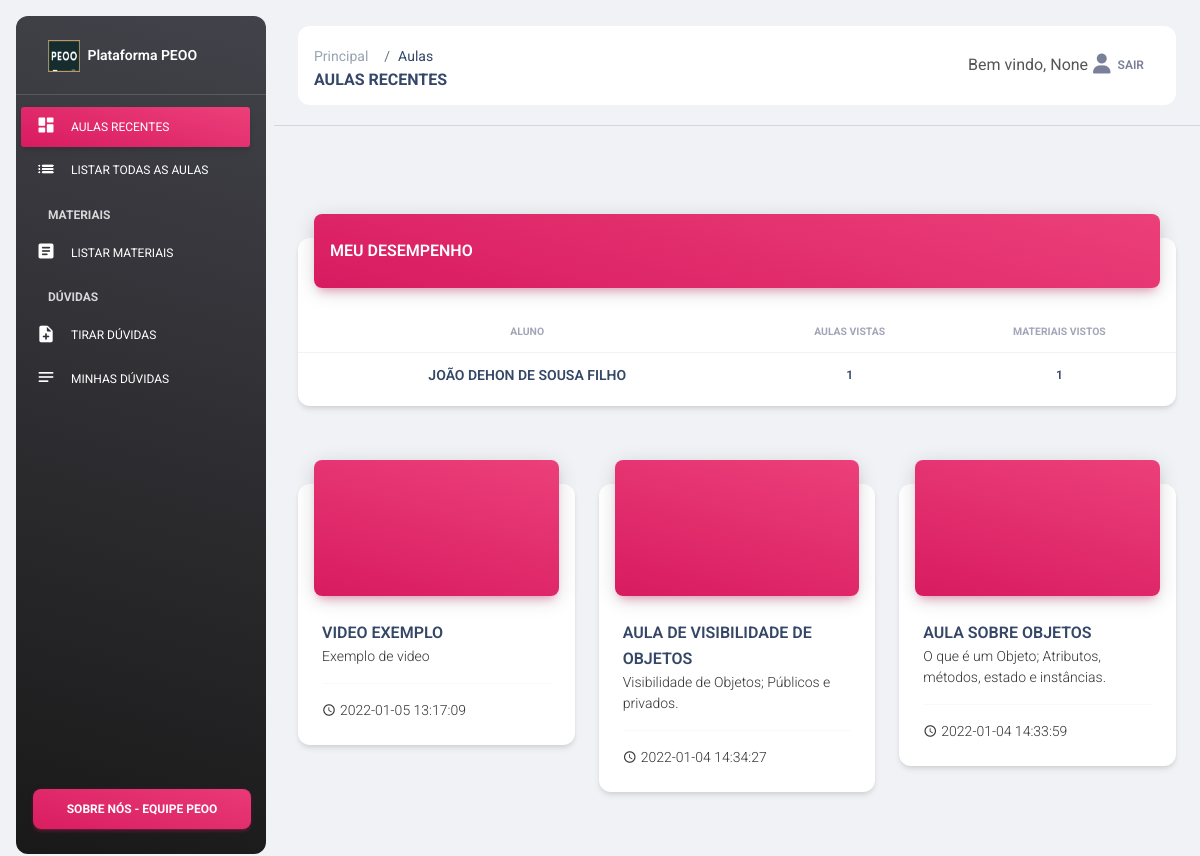
/painel-aluno/43/ (signed in), run on the app's committed database.
### tables this page shows
CREATE TABLE "usuarios" (id INTEGER PRIMARY KEY AUTOINCREMENT NOT NULL,
                   nome varchar(40) NOT NULL,
                   email varchar(80) NOT NULL,
                   nivel_acesso INTEGER NOT NULL, matricula INTEGER);

CREATE TABLE aulas (
  id inTEGER PRIMARY key AUTOINCREMENT NOT NULL,
  publicacao datetime default (
    strftime('%Y-%m-%d %H:%M:%S', 'now', 'localtime')
  ),
  titulo text not NULL,
  descricao text,
  link text,
  teacher_id integer,
  foreign key (teacher_id) references usuarios (id)
);

### app/routes.py (the view)
@app.route('/painel-aluno/<usuario_id>/',methods=['GET',])
def painel_aluno(usuario_id):
  if( session.get('logged') == False or session.get('infos') is None ):
    return redirect(url_for('signin_suap'))
  if( session['infos']['tipo_vinculo'] == 1 ):
    flash('Você não possui permissão!', 'warning')
    return redirect(url_for('painel'))
  if (int(session['infos']['id']) != int(usuario_id)):
    flash('Você não tem permissão para fazer isso!','warning')
    return redirect(url_for('painel_aluno', usuario_id=session['infos']['id']))
  usuariodao = UsuarioDAO(get_db())
  meu_desempenho= usuariodao.meu_desempenho(usuario_id)
  aulasdao = AulaDAO(get_db())
  aulas = aulasdao.tres_ultimas_aulas()
  return render_template('painel-aluno.html', aulas=aulas, alunos = meu_desempenho)

### app/controllers/aulasdao.py (called while the page is built)
  def tres_ultimas_aulas(self):
    sql = """
      select *
      from aulas
      order by id desc
      limit 3;
    """
    cursor = self.db.cursor()
    cursor.execute(sql)
    return cursor.fetchall()

### app/controllers/usuariodao.py (called while the page is built)
  def meu_desempenho(self, usuario_id):
    sql = """
    select
    usuarios.id, usuarios.nome,
    case
        when usuarios.id in (select acesso_aulas.usuario_id from acesso_aulas) then (select count(usuario_id) from acesso_aulas where acesso_aulas.usuario_id = usuarios.id)
        else 0
    end as 'n_aulas_visualizadas',
    case
        when usuarios.id in (select acesso_materiais.usuario_id from acesso_materiais) then (select count(usuario_id) from acesso_materiais where acesso_materiais.usuario_id = usuarios.id)
        else 0
    end as 'n_materiais_visualizadas'
    from usuarios
    where usuarios.id = ?;
    """
    cursor = self.db.cursor()
    cursor.execute(sql,(usuario_id,))
    return cursor.fetchone()

### app/models/connection.py (called while the page is built)
def get_db():
  db = getattr(g, '_database', None)
  if db is None:
    g._database = sqlite3.connect(DATABASE)
    db = g._database
  return db

@app.teardown_appcontext
def close_connection(exception):
  db = getattr(g, '_database', None)
  if db is not None:
    db.close()

### app/templates/painel-aluno.html (shortened to what this page needs)
<!DOCTYPE html>
<html lang="en">
<head>
  {% include "components/head.html" %}
</head>
<body class="g-sidenav-show  bg-gray-200">
  {% include "components/navbar-aluno.html" %}
  <main class="main-content position-relative max-height-vh-100 h-100 border-radius-lg "><br>
  <nav class="navbar navbar-main navbar-expand-lg nav-fixed-top px-0 mx-4 shadow-none border-radius-xl" id="navbarBlur" navbar-scroll="true">
    <div class="container-fluid py-1 px-3">
      <nav aria-label="breadcrumb">
        <ol class="breadcrumb bg-transparent mb-0 pb-0 pt-2 px-0 me-sm-6 me-5">
          <li class="breadcrumb-item text-sm"><a class="opacity-5 text-dark" href="javascript:;">Principal</a></li>
          <li class="breadcrumb-item text-sm text-dark active" aria-current="page">Aulas</li>
        </ol>
        <h6 class="font-weight-bolder mb-0">Aulas recentes</h6>
      </nav>
      <div class="collapse navbar-collapse mt-sm-0 mt-2 me-md-0 me-sm-4" id="navbar">
        <ul class="navbar-nav ms-md-auto pe-md-3 d-flex align-items-center justify-content-end">
          <li class="nav-item d-flex align-items-center">
            <span class="d-sm-inline d-none">Bem vindo, {{session['infos']['nome_usual']}}</span>
          </li>
          <li class="nav-item d-flex align-items-center">
            <a href="{{ url_for('logout') }}" class="nav-link text-body font-weight-bold px-0">
              <i class="fa fa-user me-sm-1"></i>
              <span class="d-sm-inline d-none">Sair</span>
            </a>
          </li>
        </ul>
      </div>
    </div>
  </nav>
	<hr>
    <div class="container-fluid py-4">
      <div class="row mt-4">
        <div class="container-fluid py-4">
      <div class="row">
        <div class="col-12">
          <div class="card my-4">
            <div class="card-header p-0 position-relative mt-n4 mx-3 z-index-2">
              <div class="bg-gradient-primary shadow-primary border-radius-lg pt-4 pb-3">
                <h6 class="text-white text-capitalize ps-3">MEU DESEMPENHO</h6>
              </div>
            </div>
            <div class="card-body px-0 pb-2">
              <div class="table-responsive p-0">
                <table class="table align-items-center mb-0">
                  <thead>
                    <tr>
                      <th class="text-center text-uppercase text-secondary text-xxs font-weight-bolder opacity-7">Aluno</th>
                      <th class="text-center text-uppercase text-secondary text-xxs font-weight-bolder opacity-7">Aulas vistas</th>
                      <th class="text-center text-uppercase text-secondary text-xxs font-weight-bolder opacity-7">Materiais vistos</th>
                    </tr>
                  </thead>
                  <tbody>
                    <tr>
                      <td class="align-middle text-center text-sm">
                          <div class="d-flex flex-column justify-content-center">
                            <h6 class="mb-0 text-sm">{{alunos[1]}}</h6>
                          </div>
                      </td>
                      <td class="align-middle text-center text-sm">
                        <a href="{{ url_for('aulas_vistas_aluno',usuario_id=session['infos']['id']) }}"><p class="text-xs font-weight-bold mb-0">{{alunos[2]}}</p></a>
                      </td>
                      <td class="align-middle text-center text-sm">
                        <a href="{{ url_for('materiais_vistos_aluno',usuario_id=session['infos']['id']) }}"><p class="text-xs font-weight-bold mb-0">{{alunos[3]}}</p></a>
                      </td>
                    </tr>
                  </tbody>
                </table>
              </div>
            </div>
          </div>
        </div>
      </div>
    </div>
      {% for aula in aulas %}
        <div class="col-lg-4 col-md-6 mb-4">
          <div class="card z-index-2">
            <div class="card-header p-0 position-relative mt-n4 mx-3 z-index-2 bg-transparent" width="252px" height="350px">
              <div class="bg-gradient-primary shadow-primary border-radius-lg spy-1 pe-1">
                <div class="embed-responsive embed-responsive-16by9">
                <iframe class="responsive-iframe pl-1 ytplayer" src= "https://www.youtube.com/embed/{{aula[4]}}" title="YouTube video player" frameborder="0" allow="accelerometer; autoplay; clipboard-write; encrypted-media; gyroscope; picture-in-picture" allowfullscreen></iframe>
                </div>
              </div>
            </div>
            <div class="card-body">
              <a href="/comentar/{{ aula[0] }}/"><h6 class="mb-0 ">{{aula[2]}}</h6></a>
              <p class="text-sm ">{{aula[3]}}</p>
              <hr class="dark horizontal">
              <div class="d-flex ">
                <i class="material-icons text-sm my-auto me-1">schedule</i>
                <p class="mb-0 text-sm">{{aula[1]}} </p>
              </div>
            </div>
          </div>
        </div>
        {% endfor %}
      </div>
    </div>
  </main>
</body>
</html>

### data on the page
usuarios: nome "JOÃO DEHON DE SOUSA FILHO"
aulas: titulo "VIDEO EXEMPLO", descricao "Exemplo de video", publicacao "2022-01-05 13:17:09"
aulas: titulo "AULA DE VISIBILIDADE DE OBJETOS", descricao "Visibilidade de Objetos; Públicos e privados.", publicacao "2022-01-04 14:34:27"
aulas: titulo "AULA SOBRE OBJETOS", descricao "O que é um Objeto; Atributos, métodos, estado e instâncias.", publicacao "2022-01-04 14:33:59"

### other printed values
{{ session['infos']['nome_usual'] }} "None"
{{ alunos[2] }} "1"
{{ alunos[3] }} "1"
